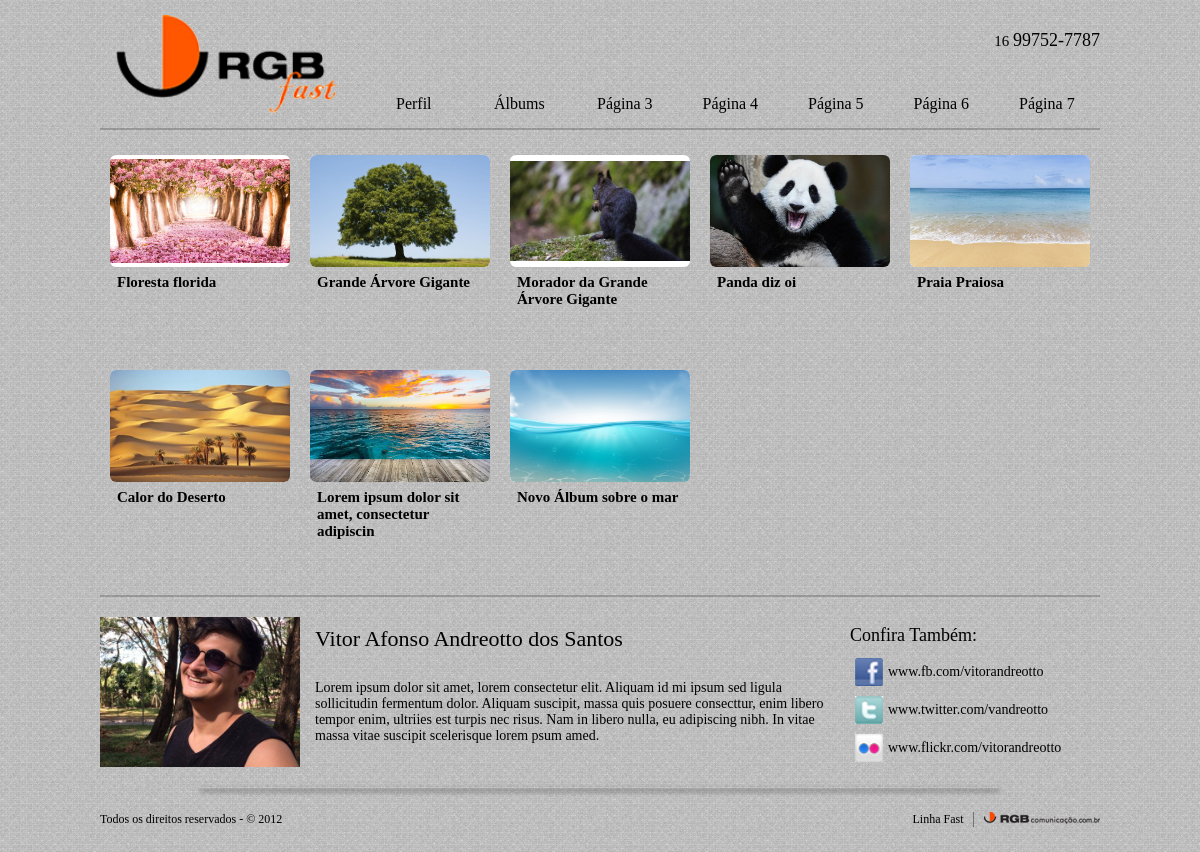
The page / on the database its author committed.
### tables this page shows
CREATE TABLE `perfil` (
  `id` int(11) NOT NULL,
  `nome` varchar(50) DEFAULT NULL,
  `descricao` varchar(500) DEFAULT NULL,
  `facebook` varchar(140) DEFAULT NULL,
  `twitter` varchar(140) DEFAULT NULL,
  `flickr` varchar(140) DEFAULT NULL,
  `telefone` varchar(30) DEFAULT NULL,
  `img_perfil` varchar(254) DEFAULT NULL
);

CREATE TABLE `album` (
  `id` int(11) NOT NULL,
  `url_img` varchar(254) NOT NULL,
  `nome` varchar(50) NOT NULL,
  `descricao` varchar(500) NOT NULL,
  `curtidas` int(11) NOT NULL DEFAULT 0,
  `ativo` tinyint(1) NOT NULL DEFAULT 1
);

### Application/core/Controller.php (called while the page is built, shortened)
<?php
class Controller
{
  public function view(string $view, $data = [])
  {
    require './Application/views/' . $view . '.php';
  }
}

### Application/controllers/Home.php (called while the page is built, shortened)
<?php
class Home extends Controller
{
  public function index()
  {
    $m_perfil = $this->model('m_Perfil');
    $m_album = $this->model('m_Album');
    $data = $m_perfil::getPerfil();
    $data2 = $m_album::getAlbumsAtivos();
    $this->view('home/index', ['perfil' => $data[0], 'albums' => $data2]);
  }
}

### Application/core/App.php (called while the page is built, shortened)
<?php
class App
{
  protected $controller = 'Home';
  protected $method = 'index';
  protected $params = [];
  public function __construct()
  {
    call_user_func_array([$this->controller, $this->method], $this->params);
  }
  private function getControllerFromUrl($url)
  {
    $this->controller = new $this->controller();
  }
}

### Application/core/Database.php (called while the page is built, shortened)
<?php
class Database extends PDO
{
  private $DB = 'MeuSite';
  private $DB_USER = 'root';
  private $DB_PASSWORD = '';
  private $HOST = 'localhost:3306';
  private $conn;
  public function __construct()
  {
    $this->conn = new PDO('mysql:host='.$this->HOST.';dbname='.$this->DB, $this->DB_USER, $this->DB_PASSWORD);
  }
  public function executeQuery(string $query, array $parameters = [])
  {
    $stmt = $this->conn->prepare($query);
    $stmt->execute();
    return $stmt;
  }
}

### Application/models/m_Perfil.php (called while the page is built, shortened)
<?php
class m_Perfil
{
  public static function getPerfil()
  {
    $conn = new Database();
    $result = $conn->executeQuery('SELECT * FROM perfil');
    return $result->fetchAll(PDO::FETCH_ASSOC);
  }
}

### Application/models/m_Album.php (called while the page is built, shortened)
<?php
class m_Album
{
  public static function getAlbumsAtivos()
  {
    $conn = new Database();
    $result = $conn->executeQuery('SELECT * FROM album WHERE ativo = 1');
    return $result->fetchAll(PDO::FETCH_ASSOC);
  }
}

### Application/views/home/index.php (the view, shortened to what this page needs)
<div class="body-home">
    <div class="container-home">
        <div class="menu-header-desktop">
            <div class="rgb-logo-header">
                <img src="./public/assets/img/rgb_logo.png" />
            </div>
            <div class="options-menu-header">
                <div class="telefone-header">
                    <span class="ddd">
                        <?= substr($data['perfil']['telefone'], 0, 2); ?>
                    </span> <span class="telefone">
                        <?= substr($data['perfil']['telefone'], 2, 5); ?>-<?= substr($data['perfil']['telefone'], 7); ?>
                    </span>
                </div>
                <div class="paginas-header">
                    <a href="perfil">
                        <div class="pagina"> Perfil</div>
                    </a>
                    <a href="albums">
                        <div class="pagina"> Álbums</div>
                    </a>
                    <div class="pagina"> Página 3</div>
                    <div class="pagina"> Página 4</div>
                    <div class="pagina"> Página 5</div>
                    <div class="pagina"> Página 6</div>
                    <div class="pagina"> Página 7</div>
                </div>
            </div>
        </div>
        <div class="container-conteudo">
            <?php $i = 0; ?>
            <?php foreach ($data['albums'] as $album) { ?>
                <div class="container-album" onclick="select_album(<?= $i; ?>)">
                    <div class="album">
                        <div class="img-album">
                            <img src="./public/upload/img/album/<?= $album['url_img'] ?>" />
                        </div>
                        <div class="nome-album"><?= $album['nome'] ?></div>
                    </div>
                </div>
                <?php $i++; ?>
            <?php } ?>
        </div>
        <div class="container-footer">
            <div class="container-perfil">
                <div class="img-perfil">
                    <img src="./public/upload/img/perfil/<?= $data['perfil']['img_perfil'] ?>" />
                </div>
                <div class="info-perfil">
                    <div class="nome"><?= $data['perfil']['nome'] ?></div>
                    <div class="descricao">
                        <?= $data['perfil']['descricao']; ?>
                    </div>
                </div>
                <div class="redes-perfil">
                    <div class="titulo">Confira Também:</div>
                    <div class="rede">
                        <div class="logo">
                            <img src="./public/assets/img/face_logo.png" />
                        </div>
                        <a href="https://www.fb.com/<?= $data['perfil']['facebook']; ?>">
                            <div class="url">www.fb.com/<?= $data['perfil']['facebook']; ?></div>
                        </a>
                    </div>
                    <div class="rede">
                        <div class="logo">
                            <img src="./public/assets/img/twitter_logo.png" />
                        </div>
                        <a href="https://www.twitter.com/<?= $data['perfil']['twitter']; ?>">
                            <div class="url">www.twitter.com/<?= $data['perfil']['twitter']; ?></div>
                        </a>
                    </div>
                    <div class="rede">
                        <div class="logo">
                            <img src="./public/assets/img/flickr_logo.png" />
                        </div>
                        <a href="https://www.flickr.com/<?= $data['perfil']['flickr']; ?>">
                            <div class="url">www.flickr.com/<?= $data['perfil']['flickr']; ?></div>
                        </a>
                    </div>
                </div>
            </div>
            <div class="rodape">
                <div class="direitos">Todos os direitos reservados - © 2012 </div>
                <div class="rgb-comunicacao">
                    <div class="fast"> Linha Fast </div>
                    <div class="logo-rgb">
                        <img src="./public/assets/img/rgb_logo2.png" />
                    </div>
                </div>
            </div>
        </div>
    </div>
</div>

### index.php (shortened to what this page needs)
<!DOCTYPE html>
<html lang="pt-br" style="overflow-x: hidden;">
<head>
    <link rel="stylesheet" href="public/assets/css/s_home.css">
    <link rel="stylesheet" href="public/assets/css/s_input.css">
    <link rel="stylesheet" href="public/assets/css/s_config.css">
</head>
<body style="margin: 0;"><?php
    $app = new App();
    ?></body></html>

### Public/assets/css/s_home.css (style rules this page uses)
.body-home { background-color: #ddddfd; background-image: url("../img/background.jpg"); font-family: 'Century Gothic'; margin: 0; position: relative; }
.body-home a { color: black; text-decoration: none; }
.container-home { width: 95%; max-width: 1000px; margin: 0 auto; }
.menu-header-desktop { width: 100%; height: 8em; border-bottom: 2px solid rgba(0, 0, 0, 0.2); }
.rgb-logo-header { width: 231px; height: calc(100% - 30px); padding: 15px; float: left; }
.rgb-logo-header img { height: 100%; width: auto; }
.menu-header-desktop .options-menu-header { width: calc(100% - 261px); height: 100%; float: left; }
.menu-header-desktop .options-menu-header .telefone-header { width: 100%; height: 5em; line-height: 5em; text-align: right; }
.menu-header-desktop .options-menu-header .telefone-header .ddd { font-size: 15px; }
.menu-header-desktop .options-menu-header .telefone-header .telefone { font-size: 18px; }
.menu-header-desktop .options-menu-header .paginas-header { width: 100%; height: 3em; }
.menu-header-desktop .options-menu-header .paginas-header .pagina { width: calc(14.28% - 10px); height: calc(100% - 10px); padding: 5px; display: flex; justify-content: center; align-items: center; text-align: center; float: left; user-select: none; cursor: pointer; }
.container-conteudo { width: 100%; min-height: calc(100vh - 423px); margin-top: 15px; display: flex; flex-wrap: wrap; }
.container-album { width: calc(20% - 20px); height: 195px; padding: 10px; }
.album { width: 100%; height: 100%; border-radius: 6px 6px 0px 0px; }
.img-album { width: 100%; height: 112px; background-color: white; border-radius: 6px; cursor: pointer; display: flex; justify-content: center; align-items: center; overflow: hidden; }
.img-album img { width: 100%; height: auto; }
.nome-album { width: calc(100% - 14px); height: 62px; font-weight: 700; font-size: 15px; word-wrap: break-word; padding: 7px; }
.container-footer { width: 100%; padding: 20px 0px 0px 0px; border-top: 2px solid rgba(0, 0, 0, 0.2); margin-top: 20px; display: flex; flex-wrap: wrap; }
.container-perfil { width: 100%; display: flex; flex-wrap: wrap; position: relative; margin-bottom: 20px; }
.img-perfil { width: 200px; height: 150px; overflow: hidden; display: flex; justify-content: center; align-items: center; }
.img-perfil img { width: 100%; height: auto; }
.info-perfil { width: calc(100% - 480px); padding: 0px 15px 0px 15px; }
.redes-perfil { width: 250px; height: 150px; }
.info-perfil .nome { width: 100%; min-height: 2em; font-size: 22px; display: flex; align-items: center; }
.info-perfil .descricao { width: 100%; min-height: calc(100% - 2em - 20px); font-size: 14px; display: flex; align-items: center; }
.redes-perfil .titulo { width: 100%; height: 2em; font-size: 18px; display: flex; align-items: center; }
.redes-perfil .rede { width: 100%; height: 38px; display: flex; flex-wrap: wrap; }
.redes-perfil .logo { width: 38px; height: 38px; display: flex; align-items: center; justify-content: center; }
.redes-perfil .logo img { width: 28px; height: 28px; }
.redes-perfil .url { width: calc(100% - 38px); height: 38px; display: flex; align-items: center; font-size: 14px; }
.container-footer .rodape { width: 100%; height: 64px; font-family: 'Georgia'; font-size: 12px; }
.container-footer .rodape .direitos { max-width: 50%; height: 64px; float: left; display: flex; align-items: center; }
.container-footer .rodape .rgb-comunicacao { max-width: 50%; height: 64px; float: right; display: flex; align-items: center; }
.container-footer .rodape .rgb-comunicacao .fast { width: 70px; text-align: center; border-right: 1px solid rgba(0, 0, 0, 0.4); margin-right: 10px; }

### Public/assets/css/s_config.css (style rules this page uses)
a { color: black; text-decoration: none; }

### rows shown on the page
perfil: telefone "16", telefone "99752", telefone "7787", img_perfil (picture), nome "Vitor Afonso Andreotto dos Santos", descricao "Lorem ipsum dolor sit amet, lorem consectetur elit. Aliquam id mi ipsum sed ligula sollicitudin fermentum dolor. Aliquam suscipit, massa quis posuere consecttur, enim libero tempor enim, ultriies est turpis nec risus. Nam in libero nulla, eu adipiscing nibh. In vitae massa vitae suscipit scelerisque lorem psum amed.", facebook "vitorandreotto", twitter "vandreotto", flickr "vitorandreotto"
album: url_img (picture), nome "Floresta florida"
album: url_img (picture), nome "Grande Árvore Gigante"
album: url_img (picture), nome "Morador da Grande Árvore Gigante"
album: url_img (picture), nome "Panda diz oi"
album: url_img (picture), nome "Praia Praiosa"
album: url_img (picture), nome "Calor do Deserto"
album: url_img (picture), nome "Lorem ipsum dolor sit amet, consectetur adipiscin"
album: url_img (picture), nome "Novo Álbum sobre o mar"
